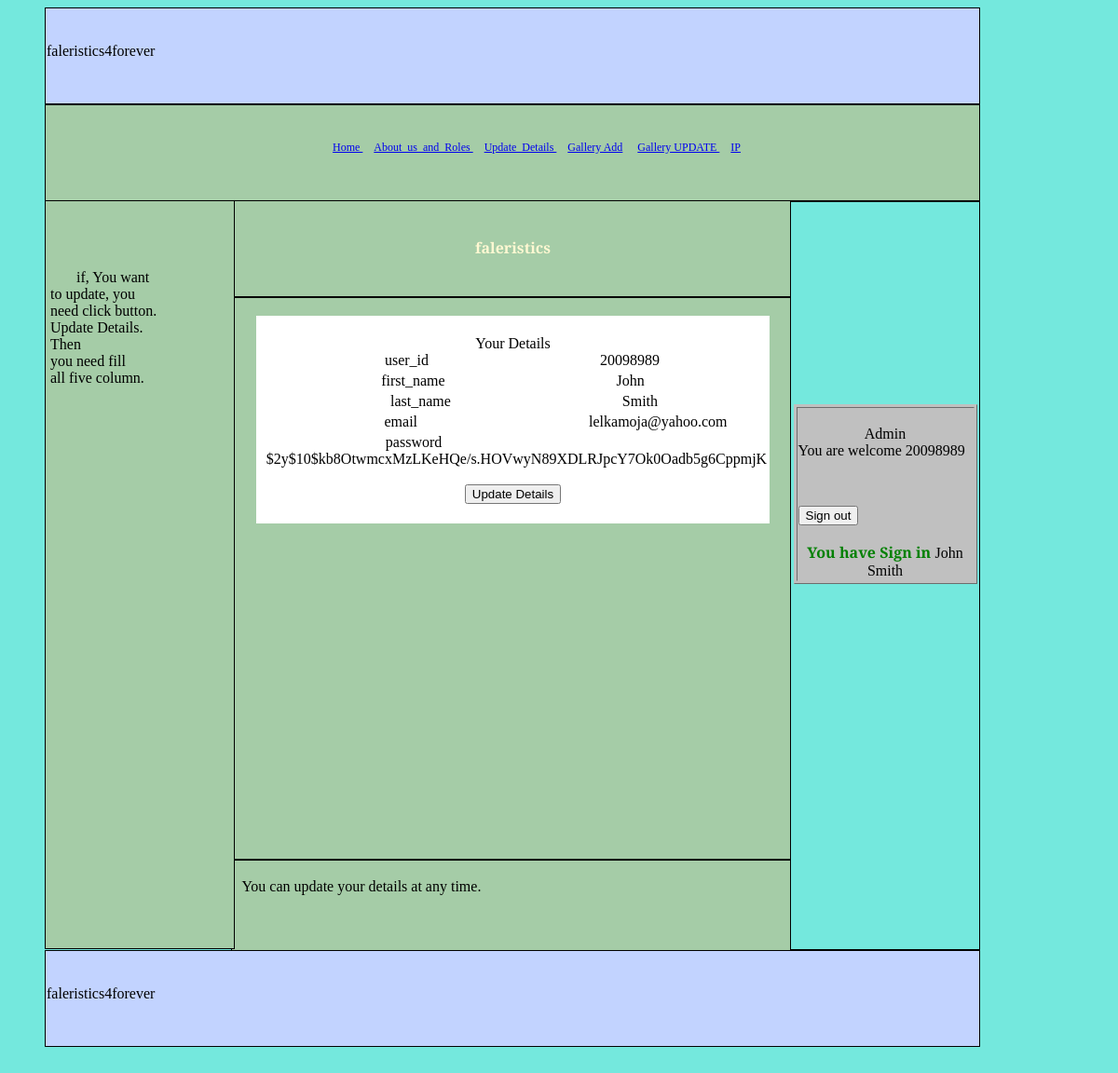
Page /Update_Details.php (signed in) on the committed database.
### tables this page shows
CREATE TABLE `Students` (
  `student_id` varchar(10) NOT NULL,
  `first_name` varchar(50) NOT NULL,
  `last_name` varchar(50) NOT NULL,
  `email` varchar(100) NOT NULL,
  `password` varchar(500) NOT NULL,
  `admin` tinyint(4) NOT NULL
);

### Update_Details.php (the view, shortened to what this page needs)
<!DOCTYPE html>
<html>
	<head>
    </head>
			<body bgcolor="#74E8DD">
						<div id="header" style="border-style: solid; border-width: 1px; padding-left: 1px; padding-right:
						1px; padding-top: 1px; padding-bottom: 1px"><br>
	&nbsp;&nbsp; <marquee> faleristics4forever </marquee><br>
						</div>
<div id="horizontal_menu" style="border-style: solid; border-width: 1px; padding-left: 1px; padding-right: 1px;
 padding-top: 1px; padding-bottom: 1px">
				<nav>
				<br>
				<div align="center">
					<ul>
						&nbsp;&nbsp; <li class="s"><a href="index.php"><font style="font-size:12px"> Home </font></a></li>
						&nbsp;&nbsp; <li class="s"><a href="About_us_and_Roles.php">
						<font style="font-size:12px"> About_us_and_Roles </font></a></li>
						<?php
					if(isset($_SESSION["lg"])  &&  $_SESSION["fg"]=="0"){
						echo '
					    &nbsp;&nbsp;  <li class="s"><a href="Update_Details.php">
						<font style="font-size:12px"> Update_Details </font></a></li>
						&nbsp;&nbsp;  <li class="s"><a href="Gallery.php">
						<font style="font-size:12px"> Gallery </font></a></li>
						';
						}
					else if(isset($_SESSION["lg"])  &&  $_SESSION["fg"]=="1"){
						echo '
					    &nbsp;&nbsp;  <li class="s"><a href="Update_Details.php">
						<font style="font-size:12px"> Update_Details </font></a></li>
						&nbsp;&nbsp;  <li class="s"><a href="Gallery.php">
                        <font style="font-size:12px"> Gallery Add</font></a></li>
						&nbsp;&nbsp;  <li class="s"><a href="Gallery2.php">
                        <font style="font-size:12px"> Gallery UPDATE </font></a></li>
						&nbsp;&nbsp;  <li class="s"><a href="IP.php">
                        <font style="font-size:12px"> IP </font></a></li>
						';
						}
                      else{
							echo '&nbsp;&nbsp;  <li class="s"><a href="Gallery.php">
						<font style="font-size:12px"> Gallery </font></a></li> ';
                        }
					?>
					</ul>
					</div>
	</nav>
			</div>
			<div id="side_bar_1" style="border-style: solid; border-width: 1px; padding-left: 1px;
			padding-right: 1px; padding-top: 1px; padding-bottom: 1px">
			<br><br><br><br>
			&nbsp;&nbsp; <font style="font-size: 12pt">
			&nbsp;&nbsp;&nbsp;&nbsp;&nbsp;if, You want <br>&nbsp;to update, you&nbsp;
			<br>&nbsp;need click button. <br>&nbsp;Update Details.&nbsp;
			<br>&nbsp;Then <br>
			&nbsp;you need fill <br>&nbsp;all five column. </font> <br>
			</div>
			<div id="Bofore_Content" style="border-style: solid; border-width: 1px; padding-left: 1px;
			padding-right: 1px; padding-top: 1px; padding-bottom: 1px">
							<p align="center"><b><font color ="#FFF8D2"><br> faleristics
				</font></b></p></div>
				<div id="section" style="border-style: solid; border-width: 1px; padding-left: 1px;
				padding-right: 1px; padding-top: 1px; padding-bottom: 1px">
				<br>
<table width="500" height="100" bgcolor="#FFFFFF" style="border-color: #C0C0C0" align="center">
<tr><td>
<form method="POST" action="Update_Details.php">
<?php
if(isset($_SESSION["lg"]) || isset($_SESSION["lj"]) || isset($_SESSION["fg"]))
{
	try{
		$dbConnection = new
PDO('mysql:dbname='.DB_DATABASE.';host='.DB_HOST.';charset=utf8', DB_USER, DB_PASSWORD);
		$dbConnection->setAttribute(PDO::ATTR_EMULATE_PREPARES, false);
		$dbConnection->setAttribute(PDO::ATTR_ERRMODE, PDO::ERRMODE_EXCEPTION);
	} catch (PDOException $e) {echo 'Connection failed: ' . $e->getMessage();}
$ddd=$_SESSION["lj"];
		{$sqlj = "SELECT * FROM Students WHERE student_id = '$ddd'";}
$items = $dbConnection->prepare("$sqlj");
$items->execute();
$rowg[0]="&nbsp;&nbsp;&nbsp;&nbsp;&nbsp;user_id";
$rowg[1]="first_name";
$rowg[2]="&nbsp;&nbsp;&nbsp;&nbsp;&nbsp;&nbsp;last_name";
$rowg[3]="&nbsp;&nbsp;&nbsp;&nbsp;&nbsp;&nbsp;&nbsp;&nbsp;&nbsp;&nbsp;&nbsp;&nbsp;&nbsp;&nbsp;
&nbsp;&nbsp;&nbsp;&nbsp;&nbsp;&nbsp;&nbsp;&nbsp;email";
$rowg[4]="&nbsp;password encrypted";
$rowg[5]="admin";
echo '<br>';
echo '<div align="center"><font color ="black" style="font-size: 12pt"> Your Details </div>';
foreach ($items as $row)
{
for($u=0; $u<4; $u++)
{
echo '<div align="center"><font color ="black" style="font-size: 12pt">' .$rowg[$u].
"&nbsp;&nbsp;&nbsp;&nbsp;&nbsp;&nbsp;&nbsp;&nbsp;&nbsp;&nbsp;&nbsp;&nbsp;&nbsp;&nbsp;
&nbsp;&nbsp;&nbsp;&nbsp;&nbsp;&nbsp;&nbsp;&nbsp;&nbsp;&nbsp;&nbsp;&nbsp;&nbsp;&nbsp;&nbsp;&nbsp;&nbsp;&nbsp;&nbsp;&nbsp;&nbsp;&nbsp;
&nbsp;&nbsp;&nbsp;&nbsp;&nbsp;&nbsp;&nbsp;&nbsp;"
 .$row[$u]."</font></div></td></tr><tr><td>";
}
}
echo "&nbsp;&nbsp;&nbsp;&nbsp;&nbsp;&nbsp;&nbsp;&nbsp;&nbsp;&nbsp;&nbsp;&nbsp;&nbsp;&nbsp;&nbsp;&nbsp;
&nbsp;&nbsp;&nbsp;&nbsp;&nbsp;&nbsp;&nbsp;&nbsp;&nbsp;&nbsp;&nbsp;&nbsp;&nbsp;&nbsp;&nbsp;&nbsp
password &nbsp;&nbsp;".$_SESSION["lgr"]."<br>";
echo '<br>';
if (!isset($_SESSION["lghj"]) || $_SESSION["lghj"]!="Update_Details"){
echo '<div align="center"><form method="POST" action="Update_Details.php">
<input type="submit" name="Update_Details" value="Update Details"></input>
</form></div><br>';
}
}
?>
</td></tr>
</table>
			</div>
	   <div id="After_Content" style="border-style: solid; border-width: 1px; padding-left: 1px; padding-right: 1px;
	   padding-top: 1px; padding-bottom: 1px">
	   		<br>
			&nbsp;<font style="font-size: 12pt"> You can update your details at any time. </font>
	   </div>
        <div id="side_bar_2" style="border-style: solid; border-width: 1px; padding-left: 1px; padding-right: 1px;
		padding-top: 1px; padding-bottom: 1px">
		<br><br><br><br><br><br><br><br><br><br><br><br>
		<table width="197" height="150" border="1" bgcolor="#C0C0C0" style="border-color: #C0C0C0" align="center">
		<tr> <td>
		<br>
		<form method="POST" action="Update_Details.php">
<?php
if(isset($_SESSION["lg"]) && isset($_SESSION["lj"]))
{
echo '<div align="center">
<font color green style="font-size:12pt">';if($_SESSION["fg"]=="1"){echo "Admin <br>";}else{echo "USER <br>";}
echo "</font></div>";
echo "You are welcome ";
echo $_SESSION["lj"]. " <br> ";
}
?>
<p>&nbsp;</p>
</form>
<?php
if(isset($_SESSION["lg"]))
{
echo
'<form method="POST" action="index.php">
<input type="submit" name="Sign_out" value="Sign out"></input>
</form>';
}
?>
<br>
<?php
function You_have_Sign_in(){
echo '<b><font color ="green"> You have Sign in </font></b>';
}
if(isset($_SESSION["lg"]))
{
 echo '<div align="center">';
 You_have_Sign_in();
 echo $_SESSION["lg"]. " <br> ";
}
		?>
</td></tr>
</table>
		</div>
						<div id="footer" style="border-style: solid; border-width: 1px; padding-left: 1px; padding-right:
						1px; padding-top: 1px; padding-bottom: 1px"><br>
	&nbsp;&nbsp; <marquee> faleristics4forever </marquee><br>
						</div>
			<br><br>
			</body>
</html>

### Update_Details.php (style rules this page uses)
#header { background-color : #C2D3FF;  border:1px solid red; width:1000px; height:100px; color:black;  text-align:center; margin-left: 40px; margin-right:40px; }
#horizontal_menu { background-color : #A5CCA7;  border:1px solid red; width:1000px; height:100px; color:black;  text-align:center; margin-left: 40px; margin-right:40px; }
#side_bar_1 { background-color : #A5CCA7;  border:1px solid red; width:200px; height:800px; color:black;  text-align:center; float:left; margin-top: -1px; margin-left: 40px; }
#Bofore_Content { background-color : #A5CCA7;  border:1px solid red; width:599px; height:100px; color:black;  text-align:center; margin-left: 240px; margin-top: -1px; float:center; }
li.s { display: inline; }
#section { background-color : #A5CCA7;  border:1px solid red; width:599px; height:600px; color:black;  float:center; margin-left: 240px; margin-right:139px; }
#side_bar_2 { background-color : #74E8DD;  border:1px solid red; width:200px; height:800px; color:black;  text-align:center float:right; margin-left: 840px; margin-top: -811px; margin-right:39px; }
#After_Content { background-color : #A5CCA7;  border:1px solid red; width:599px; height:100px; color:black;  text-align:center; margin-left: 240px; float:center; }
#footer { background-color : #C2D3FF;  border:1px solid red; width:1000px; height:100px; color:black;  text-align:center; margin-left: 40px; margin-right:40px; }
body { font-family: 'Alegreya SC'; }

### rows in the picture
students: u "user_id", student_id "20098989", u "first_name", first_name "John", u "last_name", last_name "Smith", u "email", email "lelkamoja@yahoo.com"

### other values in the picture
$_SESSION["lgr"] "$2y$10$kb8OtwmcxMzLKeHQe/s.HOVwyN89XDLRJpcY7Ok0Oadb5g6CppmjK"
$_SESSION["lj"] "20098989"
$_SESSION["lg"] "John Smith"
